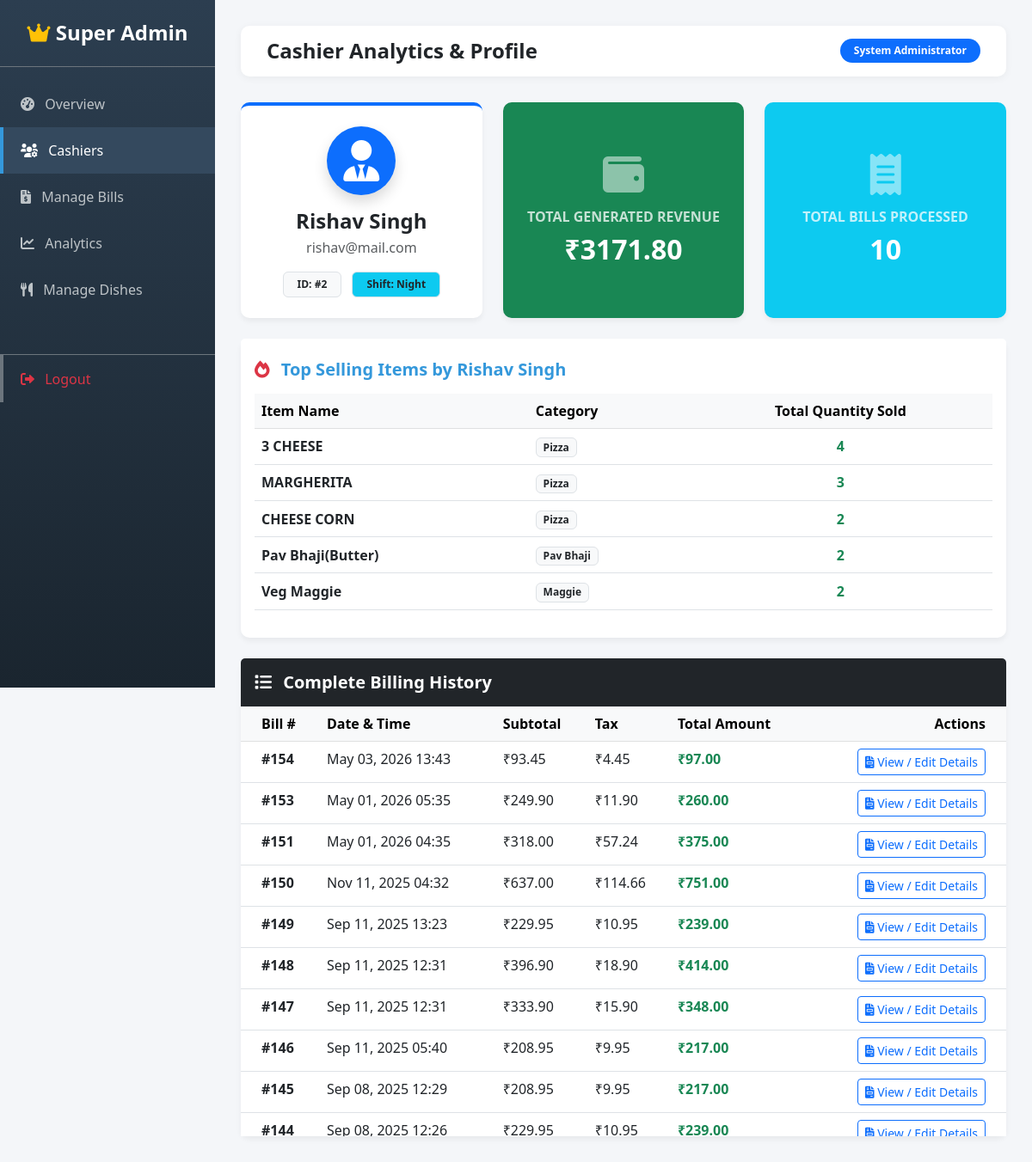
The app's page /admin_app/cashiers/2/ (signed in) with its own data.
### Billing/models.py (models this page shows, shortened)
class Cashier(models.Model):
    ch = [("Day","Day"), ("Night", "Night")]
    chashier_name = models.CharField(max_length=100)
    shift = models.CharField(choices=ch, max_length=50)
    email = models.EmailField(max_length=150, unique=True,null=False,blank=False )
    password = models.CharField(max_length=128, null=False, blank=False)

class Bill(models.Model):
    cashier_name = models.ForeignKey(Cashier, on_delete=models.SET_NULL, null=True, blank=True)
    subtotal = models.FloatField()
    taxAmt=models.FloatField(null=True , blank=True)
    bill_date = models.DateTimeField(auto_now_add=True)
    items = models.ManyToManyField(Dishes, through='BillItem')

### Order/models.py (models this page shows, shortened)
class Dishes(models.Model):
    ch = [("SG", "Signature"), ("SP", "Spicy"), ("SP", "Special")]
    category = models.ForeignKey(Categories, on_delete=models.CASCADE)
    dish_name = models.CharField(max_length=150)
    receipe = models.TextField(blank=True, null=True)
    price = models.IntegerField()
    optional = models.CharField(choices=ch, null=True, blank=True, max_length=100)
    is_available = models.BooleanField(default=True)
    dish_image = models.ImageField(upload_to="Images", null=True, blank=True, default='Images/default.png')

### Admin/views.py (the view)
# urls.py: path('cashiers/<int:id>/', views.cashier_profile, name='cashier_profile'),
@user_passes_test(is_super_admin, login_url='/admin/login/')
def cashier_profile(request, id):
    cashier = get_object_or_404(Cashier, id=id)
    bills = Bill.objects.filter(cashier_name=cashier).order_by('-bill_date')
    total_revenue = bills.aggregate(total=Coalesce(Sum('subtotal'), 0.0) + Coalesce(Sum('taxAmt'), 0.0))['total']
    total_orders = bills.count()
    bill_ids = bills.values_list('id', flat=True)
    top_items = BillItem.objects.filter(bill_id__in=bill_ids).values(
        'dish__dish_name', 'dish__category__category_name'
    ).annotate(total_qty=Sum('quantity')).order_by('-total_qty')[:5]
    context = {
        'cashier': cashier,
        'bills': bills,
        'total_revenue': total_revenue,
        'total_orders': total_orders,
        'top_items': top_items,
    }
    return render(request, 'admin_app/cashier_profile.html', context)

### Admin/views.py (called while the page is built)
def is_super_admin(user):
    return user.is_superuser

### templates/admin_app/cashier_profile.html (shortened to what this page needs)
{% extends "admin_app/base.html" %}
{% block header %}Cashier Analytics & Profile{% endblock %}
{% block content %}
<div class="row g-4 mb-4">
    <div class="col-md-4">
        <div class="card admin-card h-100 border-top border-4 border-primary">
            <div class="card-body text-center p-4">
                <div class="bg-primary text-white rounded-circle d-flex justify-content-center align-items-center mx-auto mb-3 shadow" style="width: 80px; height: 80px;">
                    <i class="fas fa-user-tie fa-3x"></i>
                </div>
                <h4 class="fw-bold mb-1">{{ cashier.chashier_name }}</h4>
                <p class="text-muted mb-3">{{ cashier.email }}</p>
                <span class="badge bg-light text-dark border px-3 py-2">ID: #{{ cashier.id }}</span>
                <span class="badge bg-info text-dark border px-3 py-2 ms-2">Shift: {{ cashier.shift }}</span>
            </div>
        </div>
    </div>
    <div class="col-md-4">
        <div class="card admin-card h-100 bg-success text-white">
            <div class="card-body d-flex flex-column justify-content-center align-items-center p-4 text-center">
                <i class="fas fa-wallet fa-3x opacity-50 mb-3"></i>
                <h6 class="text-uppercase opacity-75 fw-bold mb-2">Total Generated Revenue</h6>
                <h2 class="fw-bold mb-0">₹{{ total_revenue|floatformat:2 }}</h2>
            </div>
        </div>
    </div>
    <div class="col-md-4">
        <div class="card admin-card h-100 bg-info text-white">
            <div class="card-body d-flex flex-column justify-content-center align-items-center p-4 text-center">
                <i class="fas fa-receipt fa-3x opacity-50 mb-3"></i>
                <h6 class="text-uppercase opacity-75 fw-bold mb-2">Total Bills Processed</h6>
                <h2 class="fw-bold mb-0">{{ total_orders }}</h2>
            </div>
        </div>
    </div>
</div>
<div class="row g-4 mb-4">
    <div class="col-12">
        <div class="card admin-card">
            <div class="card-header bg-white border-bottom-0 pt-4 pb-0">
                <h5 class="fw-bold theme-primary mb-0"><i class="fas fa-fire text-danger me-2"></i> Top Selling Items by {{ cashier.chashier_name }}</h5>
            </div>
            <div class="card-body">
                <div class="table-responsive">
                    <table class="table table-hover align-middle">
                        <thead class="table-light">
                            <tr>
                                <th>Item Name</th>
                                <th>Category</th>
                                <th class="text-center">Total Quantity Sold</th>
                            </tr>
                        </thead>
                        <tbody>
                            {% for item in top_items %}
                            <tr>
                                <td><strong>{{ item.dish__dish_name }}</strong></td>
                                <td><span class="badge bg-light text-dark border">{{ item.dish__category__category_name }}</span></td>
                                <td class="text-center fw-bold text-success">{{ item.total_qty }}</td>
                            </tr>
                            {% empty %}
                            <tr>
                                <td colspan="3" class="text-center py-4 text-muted">No sales data available.</td>
                            </tr>
                            {% endfor %}
                        </tbody>
                    </table>
                </div>
            </div>
        </div>
    </div>
</div>
<div class="card admin-card">
    <div class="card-header bg-dark text-white border-bottom-0 py-3 d-flex justify-content-between align-items-center">
        <h5 class="fw-bold mb-0"><i class="fas fa-list me-2"></i> Complete Billing History</h5>
    </div>
    <div class="card-body p-0">
        <div class="table-responsive" style="max-height: 500px; overflow-y: auto;">
            <table class="table table-hover mb-0">
                <thead class="table-light sticky-top">
                    <tr>
                        <th class="ps-4">Bill #</th>
                        <th>Date & Time</th>
                        <th>Subtotal</th>
                        <th>Tax</th>
                        <th>Total Amount</th>
                        <th class="text-end pe-4">Actions</th>
                    </tr>
                </thead>
                <tbody>
                    {% for bill in bills %}
                    <tr>
                        <td class="ps-4"><strong>#{{ bill.id }}</strong></td>
                        <td>{{ bill.bill_date|date:"M d, Y H:i" }}</td>
                        <td>₹{{ bill.subtotal|floatformat:2 }}</td>
                        <td>₹{{ bill.taxAmt|floatformat:2 }}</td>
                        <td class="fw-bold text-success">₹{{ bill.subtotal|add:bill.taxAmt|floatformat:2 }}</td>
                        <td class="text-end pe-4">
                            <a href="{% url 'edit_bill' bill.id %}" class="btn btn-sm btn-outline-primary">
                                <i class="fas fa-file-invoice"></i> View / Edit Details
                            </a>
                        </td>
                    </tr>
                    {% empty %}
                    <tr>
                        <td colspan="6" class="text-center py-5 text-muted">No bills processed by this cashier.</td>
                    </tr>
                    {% endfor %}
                </tbody>
            </table>
        </div>
    </div>
</div>
{% endblock %}

### templates/admin_app/base.html (style rules this page uses)
body { background-color: #f4f6f9; font-family: 'Segoe UI', Tahoma, Geneva, Verdana, sans-serif; color: #333; }
.admin-card { border: none; border-radius: 10px; box-shadow: 0 4px 6px rgba(0,0,0,0.05); transition: transform 0.3s; }
.theme-primary { color: #3498db; }

### records on screen
Cashier: chashier_name "Rishav Singh", email "rishav@mail.com", id "2", shift "Night"
Dishes: dish__dish_name "CHEESE CORN", dish__category__category_name "Pizza", total_qty "2"
Bill: id "154", bill_date "May 03, 2026 13:43", subtotal "93.45", taxAmt "4.45", subtotal|add "97.00"
Bill: id "153", bill_date "May 01, 2026 05:35", subtotal "249.90", taxAmt "11.90", subtotal|add "260.00"
Bill: id "151", bill_date "May 01, 2026 04:35", subtotal "318.00", taxAmt "57.24", subtotal|add "375.00"
Bill: id "150", bill_date "Nov 11, 2025 04:32", subtotal "637.00", taxAmt "114.66", subtotal|add "751.00"
Bill: id "149", bill_date "Sep 11, 2025 13:23", subtotal "229.95", taxAmt "10.95", subtotal|add "239.00"
Bill: id "148", bill_date "Sep 11, 2025 12:31", subtotal "396.90", taxAmt "18.90", subtotal|add "414.00"
Bill: id "147", bill_date "Sep 11, 2025 12:31", subtotal "333.90", taxAmt "15.90", subtotal|add "348.00"
Bill: id "146", bill_date "Sep 11, 2025 05:40", subtotal "208.95", taxAmt "9.95", subtotal|add "217.00"
Bill: id "145", bill_date "Sep 08, 2025 12:29", subtotal "208.95", taxAmt "9.95", subtotal|add "217.00"
Bill: id "144", bill_date "Sep 08, 2025 12:26", subtotal "229.95", taxAmt "10.95", subtotal|add "239.00"

### other values on screen
{{ total_revenue|floatformat:2 }} "3171.80"
{{ total_orders }} "10"
{{ item.dish__dish_name }} "3 CHEESE" "MARGHERITA" "Pav Bhaji(Butter)" "Veg Maggie"
{{ item.dish__category__category_name }} "Pizza" "Pizza" "Pav Bhaji" "Maggie"
{{ item.total_qty }} "4" "3" "2" "2"
